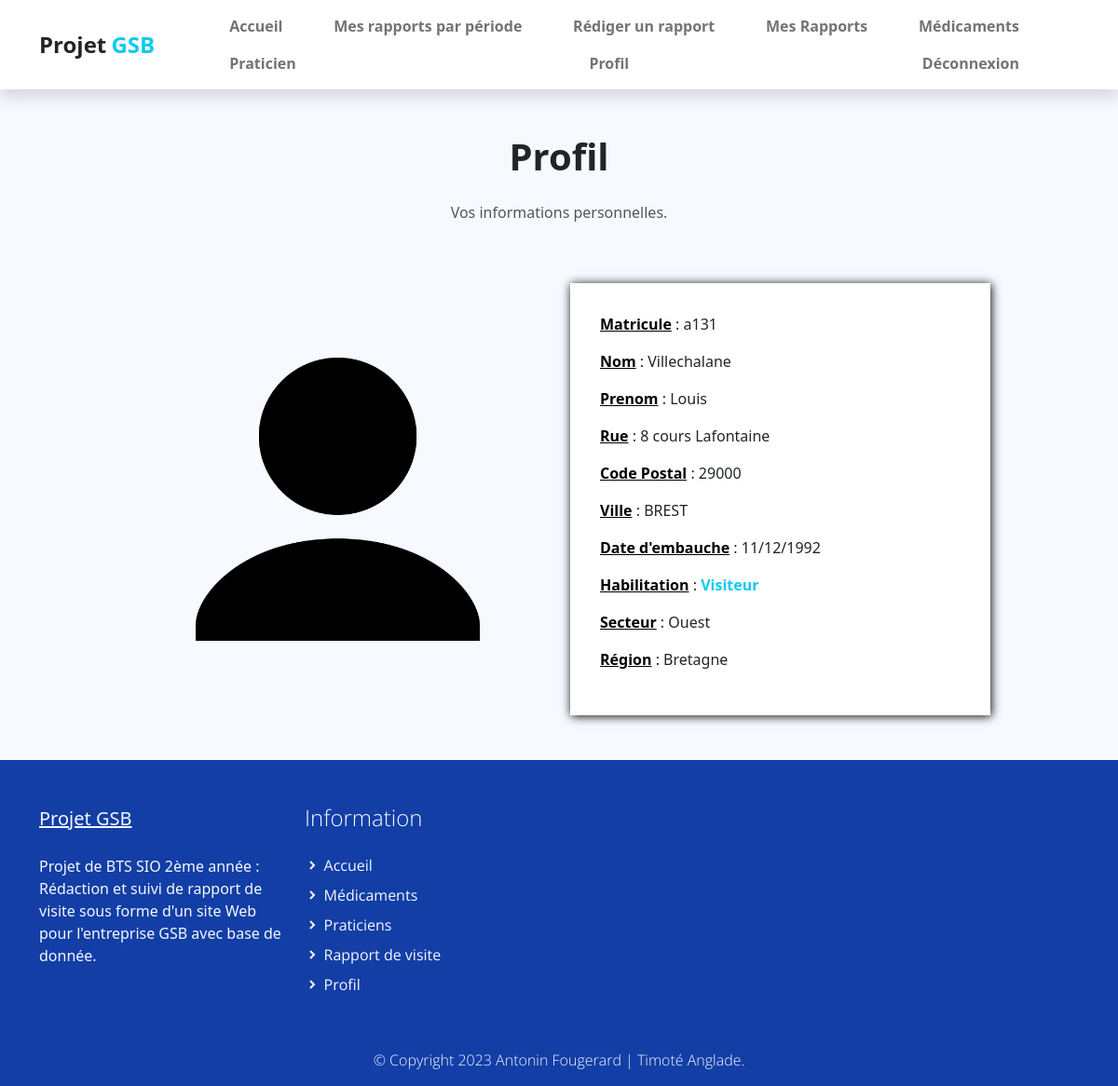
The app's page /index.php?uc=connexion&action=profil (signed in) with its own data.
### tables this page shows
CREATE TABLE IF NOT EXISTS `collaborateur` (
  `COL_MATRICULE` varchar(10) NOT NULL,
  `COL_NOM` varchar(25) DEFAULT NULL,
  `COL_PRENOM` varchar(50) DEFAULT NULL,
  `COL_ADRESSE` varchar(50) DEFAULT NULL,
  `COL_CP` varchar(5) DEFAULT NULL,
  `COL_VILLE` varchar(30) DEFAULT NULL,
  `COL_DATEEMBAUCHE` datetime DEFAULT NULL,
  `HAB_ID` int(11) NOT NULL,
  `LOG_ID` int(11) NOT NULL,
  `SEC_CODE` varchar(1) DEFAULT NULL,
  `LAB_CODE` varchar(2) NOT NULL,
  PRIMARY KEY (`COL_MATRICULE`),
  KEY `LAB_CODE` (`LAB_CODE`),
  KEY `SEC_CODE` (`SEC_CODE`),
  KEY `collaborateur_habilitation0_FK` (`HAB_ID`)
);

CREATE TABLE IF NOT EXISTS `habilitation` (
  `HAB_ID` int(11) NOT NULL,
  `HAB_LIB` varchar(30) NOT NULL,
  PRIMARY KEY (`HAB_ID`)
);

CREATE TABLE IF NOT EXISTS `region` (
  `REG_CODE` varchar(2) NOT NULL,
  `SEC_CODE` varchar(1) NOT NULL,
  `REG_NOM` varchar(50) DEFAULT NULL,
  PRIMARY KEY (`REG_CODE`),
  KEY `SEC_CODE` (`SEC_CODE`)
);

### modele/connexion.modele.inc.php (called while the page is built, shortened)
<?php
function getAllInformationCompte($matricule) {
    try {
        $monPdo = connexionPDO();
        $req = 'SELECT c.`COL_MATRICULE` as `matricule`,
        c.`COL_NOM` as `nom`,
        `COL_PRENOM` as `prenom`,
        c.`COL_ADRESSE` as `adresse`,
        c.`COL_CP` as `cp`,
        c.`COL_VILLE` as `ville`,
        DATE_FORMAT(c.`COL_DATEEMBAUCHE`,\'%d/%m/%Y\') as `date_embauche`,
        h.`HAB_LIB` as `habilitation`,
        s.`SEC_LIBELLE` as `secteur`,
        r.`REG_NOM` as `region`,
        r.`REG_CODE`
        FROM collaborateur c
        LEFT JOIN secteur s ON s.`SEC_CODE`=c.`SEC_CODE`
        LEFT JOIN habilitation h ON h.`HAB_ID`=c.`HAB_ID`
        LEFT JOIN travailler t ON t.`COL_MATRICULE`=c.`COL_MATRICULE`
        INNER JOIN region r ON r.`REG_CODE`=t.`REG_CODE`
        WHERE c.`COL_MATRICULE`="' . $matricule . '"';
        $res = $monPdo->query($req);
        $result = $res->fetch();
        return $result;
    } catch (PDOException $e) {
        print "Erreur !: " . $e->getMessage();
        die();
    }
}
function getSecteurCollaborateur($matricule) {
    try {
        $monPdo = connexionPDO();
        $req = 'SELECT `SEC_LIBELLE`
        FROM collaborateur c
        INNER JOIN travailler t ON t.`COL_MATRICULE`=c.`COL_MATRICULE`
        INNER JOIN region r ON r.`REG_CODE`=t.`REG_CODE`
        INNER JOIN secteur s ON s.`SEC_CODE`=r.`SEC_CODE`
        WHERE c.`COL_MATRICULE`="'.$matricule.'"';
        $res = $monPdo->query($req);
        $result = $res->fetch();
        return $result[0];
    } catch (PDOException $e) {
        print "Erreur !: " . $e->getMessage();
        die();
    }
}

### vues/v_profil.php (the view)
<section class="bg-light">
    <div class="container">
        <div class="structure-hero pt-lg-5 pt-4">
            <h1 class="titre text-center">Profil</h1>
            <p class="text text-center">
                Vos informations personnelles.
            </p>
        </div>
        <div class="row align-items-center justify-content-center">
            <div class="test col-12 col-sm-8 col-lg-6 col-xl-5 col-xxl-4 py-lg-5">
                <img class="img-fluid w-75" src="assets/img/profil.png">
            </div>
            <div class="test col-12 col-sm-8 col-lg-6 col-xl-5 col-xxl-4 py-lg-5 py-3">
                <div class="formulaire">
                    <p><span class="carac">Matricule</span> : <?php echo $info[0] ?></p>
                    <p><span class="carac">Nom</span> : <?php echo $info[1] ?></p>
                    <p><span class="carac">Prenom</span> : <?php echo $info[2] ?></p>
                    <p><span class="carac">Rue</span> : <?php echo $info[3] ?></p>
                    <p><span class="carac">Code Postal</span> : <?php echo $info[4] ?></p>
                    <p><span class="carac">Ville</span> : <?php echo $info[5] ?></p>
                    <p><span class="carac">Date d'embauche</span> : <?php echo $info[6] ?></p>
                    <p><span class="carac">Habilitation</span> : <span style="color:#0DCAF0;font-weight: 700;"> <?php echo $info[7] ?></span></p>
                    <p><span class="carac">Secteur</span> : <?php echo $info[8] ?></p>
                    <p><span class="carac">Région</span> : <?php echo $info[9] ?></p>
                </div>
            </div>
        </div>
</section>

### assets/css/gsb.css (style rules this page uses)
p, a { font-weight: 400; }

### assets/css/custom.css (style rules this page uses)
body, html { height: 100%; margin: 0; padding: 0; }
body { background: #f6f9fe !important; width: 100%; position: relative; display: table; }
.carac { text-decoration: underline; font-weight: 600; color: #000; }
.test { display: flex; flex-direction: column; align-items: center; }
.titre { font-weight: 600; padding-bottom: 1rem; }
.text { font-size: 20; font-weight: 400; color: #555555; }
.formulaire { background-color: white; padding: 2em; box-shadow: 1px 1px 10px black; width: 100%; }
.bg-light { background-color: #f6f9fe; }
.structure-hero { display: flex; flex-direction: column; align-items: center; }

### records on screen
collaborateur: COL_MATRICULE "a131", COL_NOM "Villechalane", COL_PRENOM "Louis", COL_ADRESSE "8 cours Lafontaine", COL_CP "29000", COL_VILLE "BREST", HAB_ID.HAB_LIB "Visiteur", region.REG_NOM "Bretagne"

### other values on screen
$info[6] "11/12/1992"
$info[8] "Ouest"
